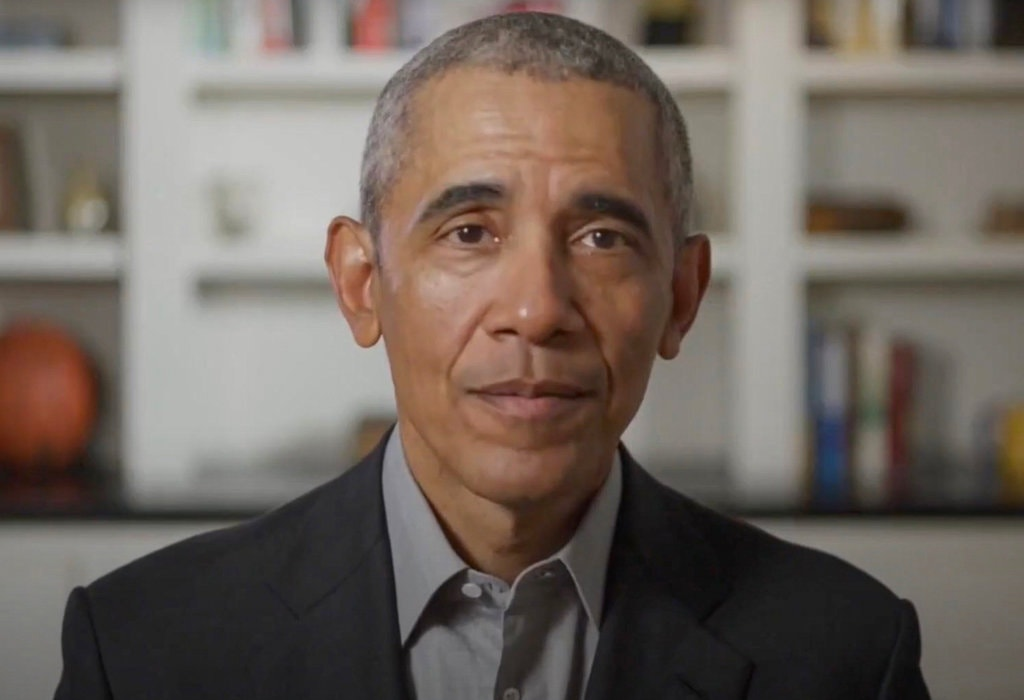
#> input picture obama.jpg, 1024 x 700 px
$ jupyter execute --allow-errors 'age and genderDetection.ipynb'   (shell and % lines are left out)
#> lines starting #> are read from the running program, lines starting #| are printed output that depends on the picture
# **SUBSCRIBE to the [channel](https://www.youtube.com/user/19daredevill?sub_confirmation=1) to learn cool things**

[cell 1]
%cd gender_age_detection

[cell 2]
# Downloading pretrained data and unzipping it
# https://drive.google.com/uc?id=1_aDScOvBeBLCn_iv0oxSO8X1ySQpSbIS

[cell 3]
# Import required modules
import cv2 as cv
import math
import time
from google.colab.patches import cv2_imshow

def getFaceBox(net, frame, conf_threshold=0.7):
    frameOpencvDnn = frame.copy()
    frameHeight = frameOpencvDnn.shape[0]
    frameWidth = frameOpencvDnn.shape[1]
    blob = cv.dnn.blobFromImage(frameOpencvDnn, 1.0, (300, 300), [104, 117, 123], True, False)

    net.setInput(blob)
    detections = net.forward()
    bboxes = []
    for i in range(detections.shape[2]):
        confidence = detections[0, 0, i, 2]
        if confidence > conf_threshold:
            x1 = int(detections[0, 0, i, 3] * frameWidth)
            y1 = int(detections[0, 0, i, 4] * frameHeight)
            x2 = int(detections[0, 0, i, 5] * frameWidth)
            y2 = int(detections[0, 0, i, 6] * frameHeight)
            bboxes.append([x1, y1, x2, y2])
            cv.rectangle(frameOpencvDnn, (x1, y1), (x2, y2), (0, 255, 0), int(round(frameHeight/150)), 8)
    return frameOpencvDnn, bboxes

faceProto = "modelNweight/opencv_face_detector.pbtxt"
faceModel = "modelNweight/opencv_face_detector_uint8.pb"

ageProto = "modelNweight/age_deploy.prototxt"
ageModel = "modelNweight/age_net.caffemodel"

genderProto = "modelNweight/gender_deploy.prototxt"
genderModel = "modelNweight/gender_net.caffemodel"

MODEL_MEAN_VALUES = (78.4263377603, 87.7689143744, 114.895847746)
ageList = ['(0-2)', '(4-6)', '(8-12)', '(15-20)', '(25-32)', '(38-43)', '(48-53)', '(60-100)']
genderList = ['Male', 'Female']

# Load network
#> (the rest of this cell did not finish here and is left out)

[cell 4]
input = cv.imread("obama.jpg")
#> input is the input picture: shape (700, 1024, 3); mean B, G, R 94.2, 102, 112.5
#> (the rest of this cell did not finish here and is left out)

[cell 5]
input = cv.imread("image1.jpg")
#> (the rest of this cell did not finish here and is left out)

[cell 6]
input = cv.imread("image2.jpg")
#> (the rest of this cell did not finish here and is left out)

[cell 7]
import cv2
cap = cv2.VideoCapture('video.mp4')
ret, frame = cap.read()
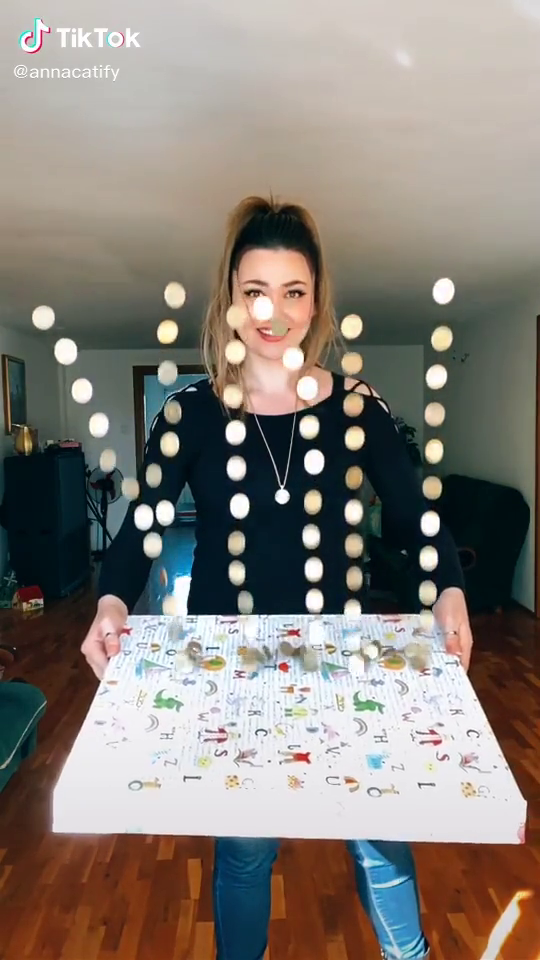
#> input picture frame 49 of video.mp4, 540 x 960 px
#> frame is the input picture: shape (960, 540, 3); mean B, G, R 119.9, 126.8, 133.7
frame_height, frame_width, _ = frame.shape
#> frame_height = 960; frame_width = 540
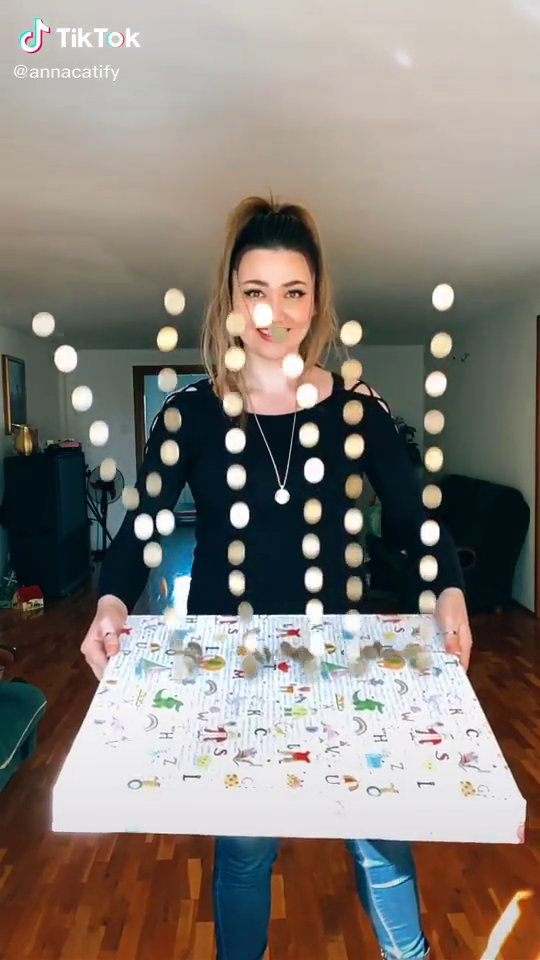
#> input picture frame 50 of video.mp4, 540 x 960 px
#> further down, frame is the input picture: shape (960, 540, 3); mean B, G, R 119.5, 126.3, 133.1
out = cv2.VideoWriter('output.avi',cv2.VideoWriter_fourcc('M','J','P','G'), 10, (frame_width,frame_height))
print("Processing Video...")
#> (the rest of this cell did not finish here and is left out)
